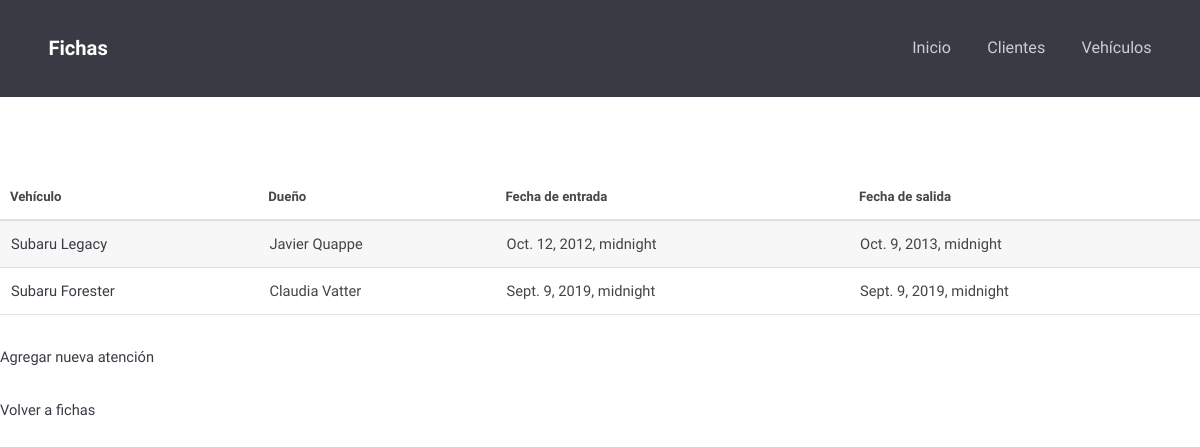
Page /fichas/atenciones/ on the earlier database version.
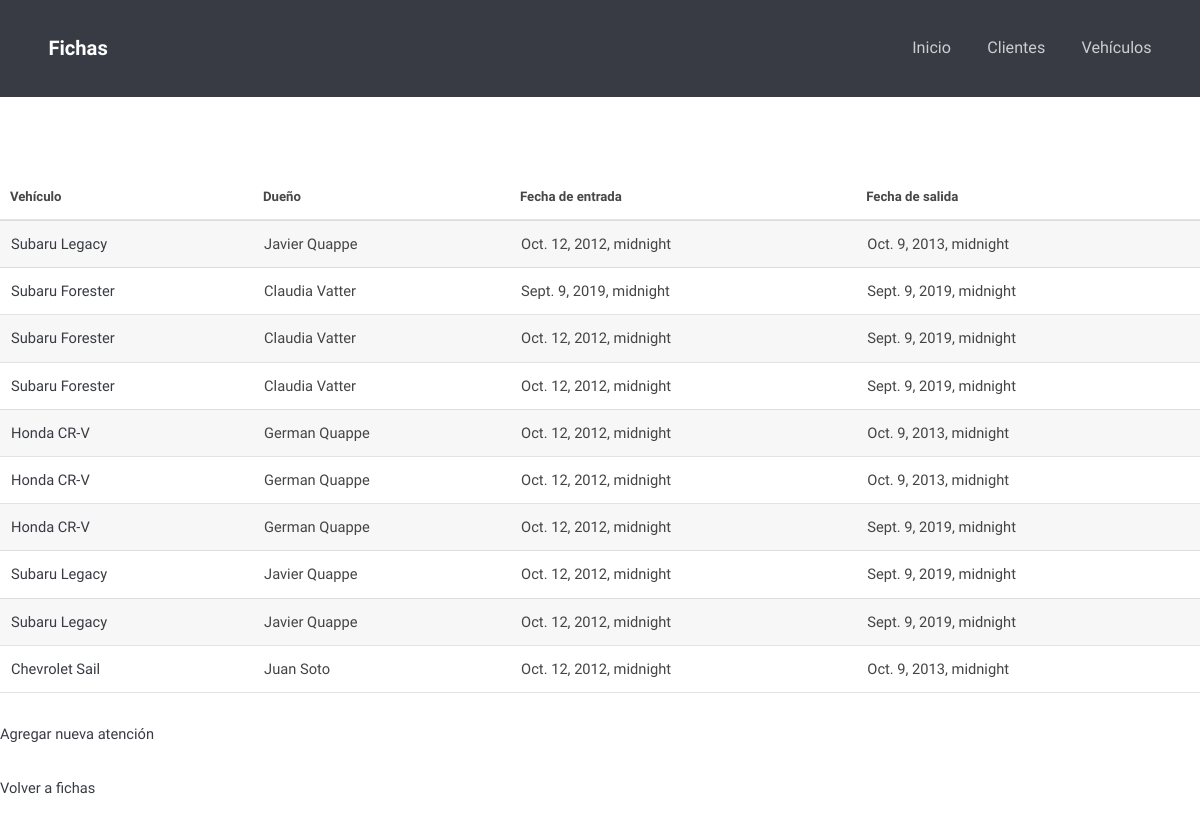
Same page on the later database version.
### fichas/models.py (models this page shows, shortened)
class Atencion(models.Model):
	id_vehiculo		= models.ForeignKey('Vehiculo', on_delete=models.CASCADE, verbose_name='Vehículo')
	fecha_entrada	= models.DateTimeField()
	fecha_salida	= models.DateTimeField(blank=True)
	observaciones	= models.CharField(blank=True, max_length=500)

class Vehiculo(models.Model):
	id_cliente	= models.ForeignKey('Cliente', blank = True, null = True, on_delete = models.SET_NULL, verbose_name='Dueño')
	patente		= models.CharField(max_length = 6)
	vin 		= models.CharField(max_length = 20, blank = True, null = True)
	marca		= models.CharField(max_length = 40)
	modelo		= models.CharField(max_length = 40)
	kilometraje	= models.PositiveIntegerField()
	anyo		= models.PositiveIntegerField(null = True)
	def __str__(self):
		return  self.marca + ' ' + self.modelo

class Cliente(models.Model):
	rut			= models.CharField(max_length = 10)
	nombre		= models.CharField(max_length = 100)
	telefono	= models.CharField(max_length = 12)
	email		= models.CharField(max_length = 100, blank = True)
	def __str__(self):
		return self.nombre

### fichas/views.py (the view)
# urls.py: path('atenciones/', atencion_list_view, name ='atencion-list-view'),
def atencion_list_view(request):
 	queryset = Atencion.objects.all()
 	context = {
 		"object_list": queryset
 	}
 	return render(request, "atenciones/atencion_list.html", context)

### fichas/templates/atenciones/atencion_list.html
{% extends 'fichas/base.html' %}
{% block content %}
<table>
	<thead>
		<tr>
			<th>Vehículo</th>
			<th>Dueño</th>
			<th>Fecha de entrada</th>
			<th>Fecha de salida</th>
		</tr>
	</thead>
	{% for instance in object_list %}
	<tr>
		<td><a href='/fichas/vehiculos/{{ instance.id_vehiculo }}/atenciones/{{ instance.id }}'>{{ instance.id_vehiculo }}</a></td>
		<td>{{ instance.id_vehiculo.id_cliente }}</td>
		<td>{{ instance.fecha_entrada }}</td>
		<td>{{ instance.fecha_salida }}</td>
	</tr>
	{% endfor %}
</table>
<p><a href='./crear/'>Agregar nueva atención</a></p>
<p><a href='../'>Volver a fichas</a></p>
{% endblock %}

### fichas/templates/fichas/base.html (shortened to what this page needs)
<!DOCTYPE html>
{% load static %}
<html lang="es">
	<head>
			<link rel="stylesheet" href="{% static 'fichas/css/skel.css' %}" />
			<link rel="stylesheet" href="{% static 'fichas/css/style.css' %}" />
			<link rel="stylesheet" href="{% static 'fichas/css/style-xlarge.css' %}" />
	</head>
	<body>
		{% include 'fichas/navbar.html' %}
		<section id="main" class="wrapper">
			<div class="container">
				{% block content %}{% endblock %}
			</div>
		</section>
	</body>
</html>

### fichas/templates/fichas/navbar.html
<header id="header">
	<h1><a href='/fichas/'>Fichas</a></h1>
	<nav id="nav">
		<ul>
			<li><a href='/'>Inicio</a></li>
			<li><a href='/fichas/clientes'>Clientes</a></li>
			<li><a href='/fichas/vehiculos'>Vehículos</a></li>
		</ul>
	</nav>
</header>

### fichas/static/fichas/css/skel.css (style rules this page uses)
html,body,div,span,applet,object,iframe,h1,h2,h3,h4,h5,h6,p,blockquote,pre,a,abbr,acronym,address,big,cite,code,del,dfn,em,img,ins,kbd,q,s,samp,small,strike,strong,sub,sup,tt,var,b,u,i,center,dl,dt,dd,ol,ul,li,fieldset,form,label,legend,table,caption,tbody,tfoot,thead,tr,th,td,article,aside,canvas,details,embed,figure,figcaption,footer,header,hgroup,menu,nav,output,ruby,section,summary,time,mark,audio,video { margin:0;padding:0;border:0;font-size:100%;font:inherit;vertical-align:baseline; }
article,aside,details,figcaption,figure,footer,header,hgroup,menu,nav,section { display:block; }
body { line-height:1; }
ol,ul { list-style:none; }
table { border-collapse:collapse;border-spacing:0; }
body { -webkit-text-size-adjust:none }
*, *:before, *:after { -moz-box-sizing: border-box; -webkit-box-sizing: border-box; box-sizing: border-box; }
.container { margin-left: auto; margin-right: auto; width: 1200px; }

### fichas/static/fichas/css/style.css (style rules this page uses)
body { background: #fff; }
body, input, select, textarea { color: #444; font-family: "Raleway", Helvetica, sans-serif; font-size: 13pt; font-weight: 400; line-height: 1.65em; }
a { color: #383b43; text-decoration: none; }
p { margin: 0 0 2em 0; }
h1, h2, h3, h4, h5, h6 { color: #474747; font-weight: 700; line-height: 1em; margin: 0 0 1em 0; }
h1 a, h2 a, h3 a, h4 a, h5 a, h6 a { color: inherit; text-decoration: none; }
ul { list-style: disc; margin: 0 0 2em 0; padding-left: 1em; }
ul li { padding-left: 0.5em; }
table { margin: 0 0 2em 0; width: 100%; }
table tbody tr { border: solid 1px rgba(144, 144, 144, 0.25); border-left: 0; border-right: 0; }
table tbody tr:nth-child(2n + 1) { background-color: rgba(144, 144, 144, 0.075); }
table td { padding: 0.75em 0.75em; }
table th { color: #474747; font-size: 0.9em; font-weight: 700; padding: 0 0.75em 0.75em 0.75em; text-align: left; }
table thead { border-bottom: solid 2px rgba(144, 144, 144, 0.25); }
#header { background-color: #383b43; color: #ffffff; cursor: default; font-size: 1.1em; height: 6em; line-height: 6em; width: 100%; z-index: 10000; }
#header h1 { color: #ffffff; height: inherit; left: 3em; line-height: inherit; margin: 0; padding: 0; position: absolute; }
#header h1 a { font-size: 1.25em; }
#header nav { height: inherit; line-height: inherit; position: absolute; right: 3em; vertical-align: middle; }
#header nav > ul { list-style: none; margin: 0; padding-left: 0; }
#header nav > ul > li { border-radius: 4px; display: inline-block; margin-left: 2em; padding-left: 0; }
#header nav > ul > li a { -moz-transition: color 0.2s ease-in-out; -webkit-transition: color 0.2s ease-in-out; -o-transition: color 0.2s ease-in-out; -ms-transition: color 0.2s ease-in-out; transition: color 0.2s ease-in-out; color: #cdced0; display: inline-block; text-decoration: none; }
#header nav > ul > li:first-child { margin-left: 0; }
.wrapper { padding: 6em 0em 4em; }

### fichas/static/fichas/css/style-xlarge.css (style rules this page uses)
body, input, select, textarea { font-size: 11pt; }

Differences in the rows shown:
added Atencion: id_vehiculo "Subaru Forester", id_vehiculo.id_cliente "Claudia Vatter", fecha_entrada "Oct. 12, 2012, midnight", fecha_salida "Sept. 9, 2019, midnight"
added Atencion: id_vehiculo "Subaru Forester", id_vehiculo.id_cliente "Claudia Vatter", fecha_entrada "Oct. 12, 2012, midnight", fecha_salida "Sept. 9, 2019, midnight"
added Atencion: id_vehiculo "Honda CR-V", id_vehiculo.id_cliente "German Quappe", fecha_entrada "Oct. 12, 2012, midnight", fecha_salida "Oct. 9, 2013, midnight"
added Atencion: id_vehiculo "Honda CR-V", id_vehiculo.id_cliente "German Quappe", fecha_entrada "Oct. 12, 2012, midnight", fecha_salida "Oct. 9, 2013, midnight"
added Atencion: id_vehiculo "Honda CR-V", id_vehiculo.id_cliente "German Quappe", fecha_entrada "Oct. 12, 2012, midnight", fecha_salida "Sept. 9, 2019, midnight"
added Atencion: id_vehiculo "Subaru Legacy", id_vehiculo.id_cliente "Javier Quappe", fecha_entrada "Oct. 12, 2012, midnight", fecha_salida "Sept. 9, 2019, midnight"
added Atencion: id_vehiculo "Subaru Legacy", id_vehiculo.id_cliente "Javier Quappe", fecha_entrada "Oct. 12, 2012, midnight", fecha_salida "Sept. 9, 2019, midnight"
added Atencion: id_vehiculo "Chevrolet Sail", id_vehiculo.id_cliente "Juan Soto", fecha_entrada "Oct. 12, 2012, midnight", fecha_salida "Oct. 9, 2013, midnight"
